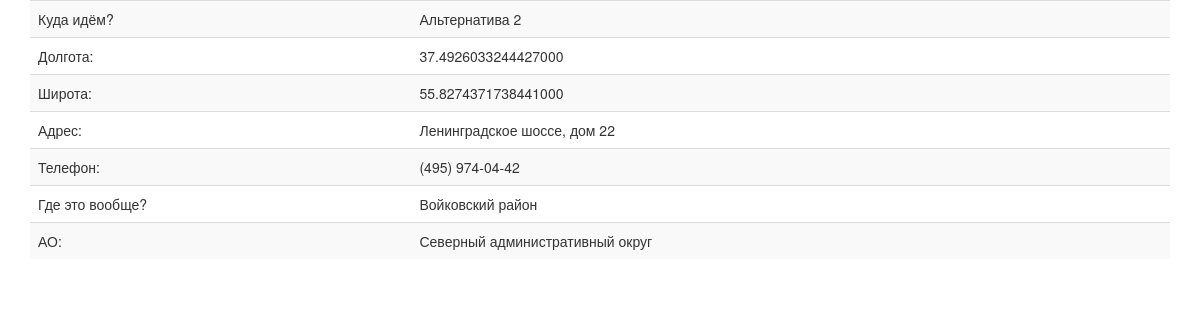
The page /bars/3/ on the database its author committed.
### barmetro/models.py (models this page shows, shortened)
class CoordBar(models.Model):
    barname = models.CharField(max_length=200)
    longitude = models.TextField()
    latitude = models.TextField()
    address = models.TextField()
    district = models.TextField()
    area = models.TextField()
    phone_number = models.TextField()

### barmetro/views.py (the view)
# urls.py: url(r'^bars/(?P<pk>[0-9]+)/$', views.page_bar, name='page_bar')
def page_bar(request, pk):
    bar = get_object_or_404(CoordBar, pk=pk)
    return render(request, 'barmetro/page_bar.html', {'bar': bar})

### templates/barmetro/page_bar.html
{% extends 'barmetro/base.html' %}
{% block content %}
    <table class="table table-striped">
        <tr><td>Куда идём?</td> <td>{{ bar.barname }}</td></tr>
        <tr><td>Долгота:</td><td> {{ bar.longitude }}</td></tr>
        <tr><td>Широта: </td><td>{{ bar.latitude }}</td></tr>
        <tr><td>Адрес:</td><td> {{ bar.address }}</td></tr>
        <tr><td>Телефон:</td><td> {{ bar.phone_number }}</td></tr>
        <tr><td>Где это вообще?</td><td> {{ bar.district }}</td></tr>
        <tr><td>АО:</td><td> {{ bar.area }}</td></tr>
    </table>
{% endblock content %}

### rows shown on the page
CoordBar: barname "Альтернатива 2", longitude "37.4926033244427000", latitude "55.8274371738441000", address "Ленинградское шоссе, дом 22", phone_number "(495) 974-04-42", district "Войковский район", area "Северный административный округ"
